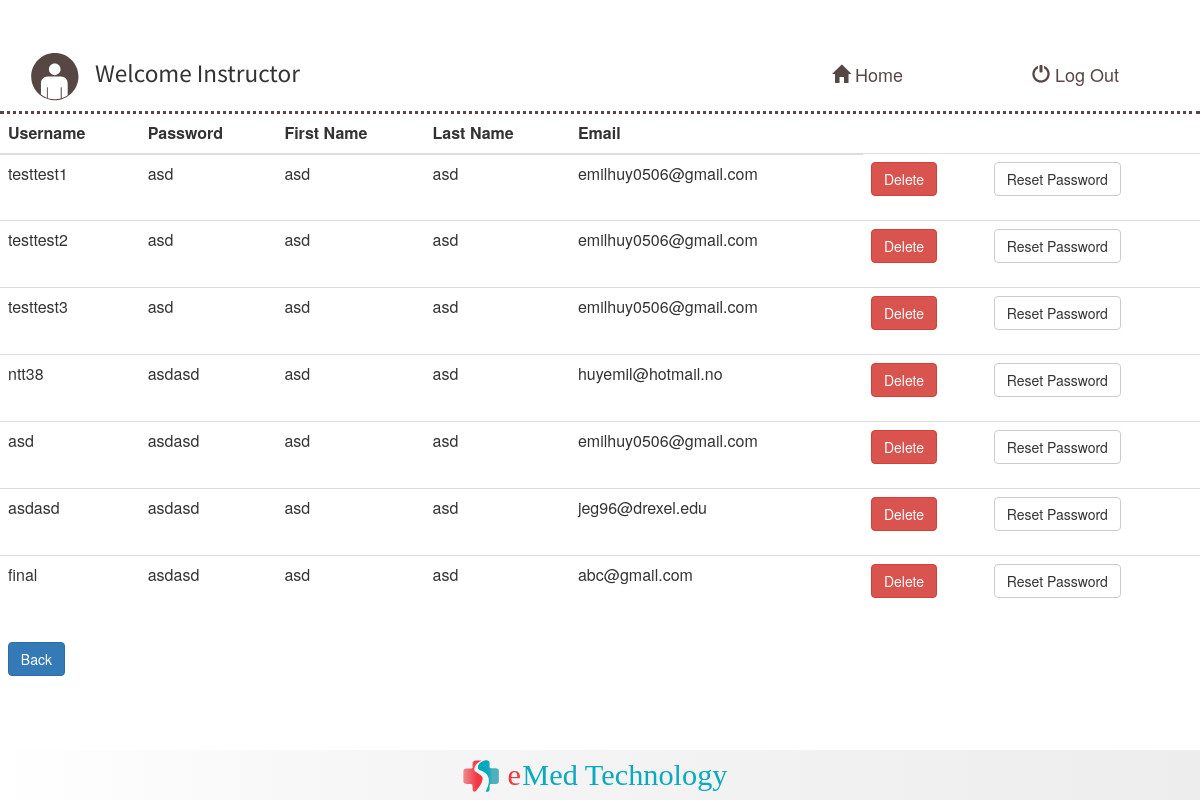
The page /AccountManagement.php on the database as committed earlier.
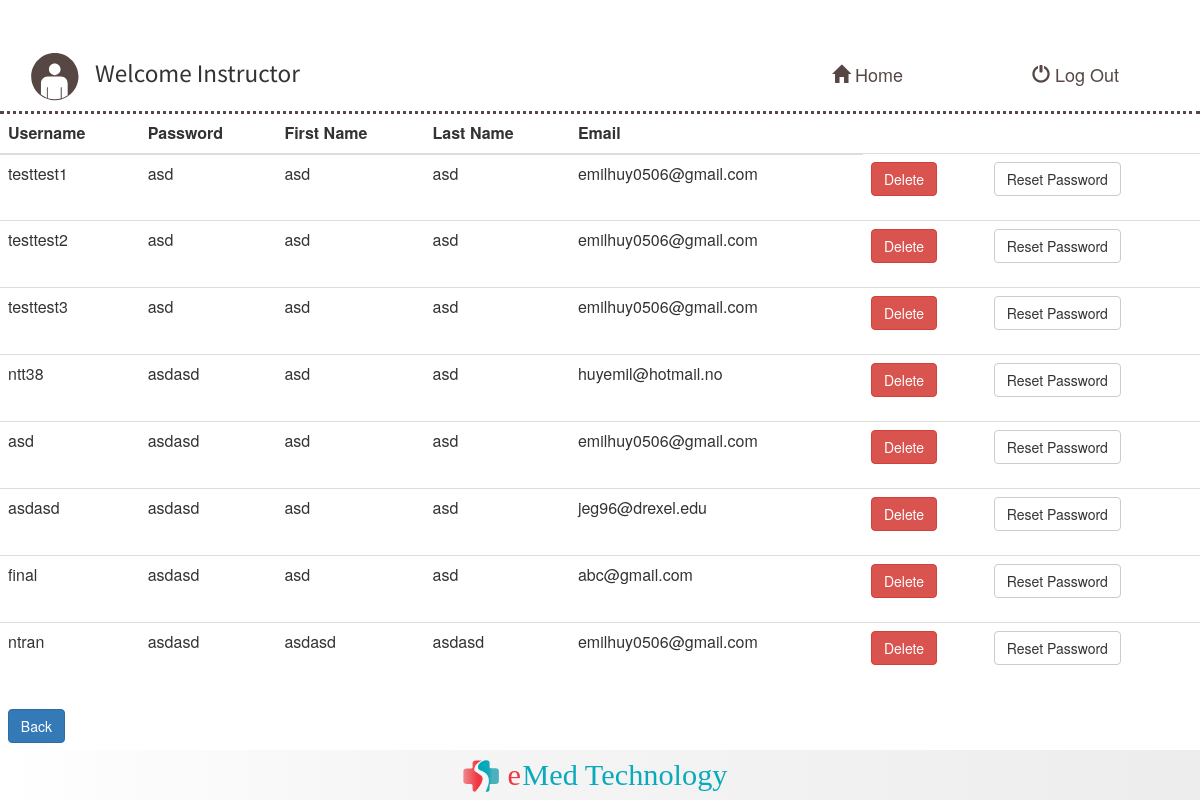
The same page on the database as committed later.
### tables this page shows
CREATE TABLE `user_information` (
  `userID` int(11) NOT NULL,
  `Username` varchar(100) NOT NULL,
  `Password` varchar(100) NOT NULL,
  `FirstName` varchar(100) NOT NULL,
  `LastName` varchar(100) NOT NULL,
  `Email` varchar(200) NOT NULL
);

### TableDisplay.php (the view, shortened to what this page needs)
<?php
function studentAccounts($data) {
    $result = '<table class="table" align="center">';
    $result .= '<thead><th>Username</th><th>Password</th><th>First Name</th><th>Last Name</th><th>Email</th></thead>';
    foreach ($data as $value){
                $result .= '<tr>';
                $result .= '<td>'.$value['Username'].'</td>';
                $result .= '<td>'.$value['Password'].'</td>';
                $result .= '<td>'.$value['FirstName'].'</td>';
                $result .= '<td>'.$value['LastName'].'</td>';
                $result .= '<td>'.$value['Email'].'</td>';
                $result .= '<td><form action="DeleteAccount.php" onSubmit="return confirmDelete();" method="POST"><input type="hidden" name="studentUsername" value="'.$value['Username'].'"><input class="btn btn-danger" type="submit" value="Delete"></form></td>';
                $result .= '<td><form action="ResetPassword.php" method="POST"><input type="hidden" name="studentUsername" value="'.$value['Username'].'"><input class="btn btn-default" type="submit" value="Reset Password"></form></td>';
                $result .= '</tr>';
            }
        $result .= '</table>';
        echo $result;
}
?>

Rows that differ between the two databases and show on the page:
added user_information: Username "ntran", Password "asdasd", FirstName "asdasd", LastName "asdasd", Email "emilhuy0506@gmail.com"
